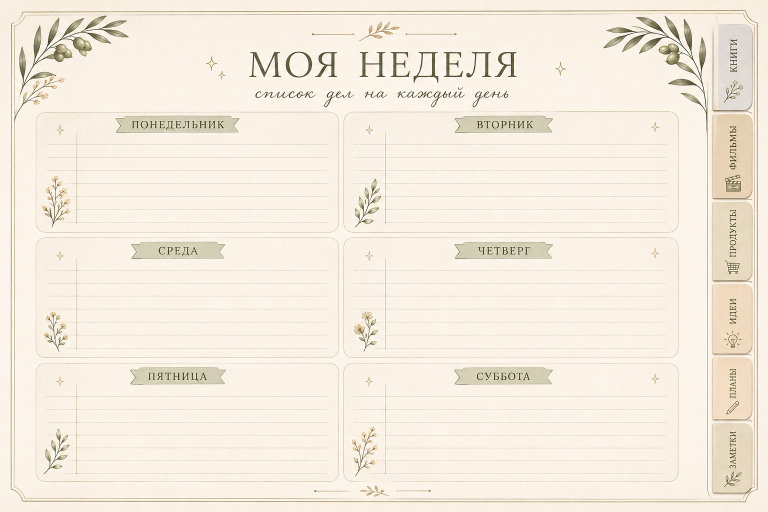
#> input picture reminders_landing.png, 1536 x 1024 px (shown at 1/2 size)
$ python extract_assets.py
#> lines starting #> are read from the running program, lines starting #| are printed output that depends on the picture
from pathlib import Path

from PIL import Image


ROOT = Path(__file__).resolve().parent.parent
SOURCE = ROOT / "reminders_landing.png"

CROPS = [
    (30, 28, 260, 245),
    (1200, 30, 1422, 225),
    (610, 38, 925, 98),
    (80, 345, 140, 456),
    (704, 350, 780, 460),
    (82, 615, 141, 709),
    (699, 613, 762, 711),
    (84, 847, 141, 956),
    (697, 847, 760, 958),
    (615, 960, 875, 1007),
    (1442, 155, 1491, 211),
    (1444, 342, 1490, 388),
    (1444, 503, 1490, 550),
    (1443, 638, 1491, 694),
    (1444, 782, 1491, 832),
    (1440, 913, 1493, 976),
]


def main() -> None:
    source = Image.open(SOURCE)
#> source is the input picture: PIL image 1536x1024 RGB; mean R, G, B 244.6, 236.1, 223.1
    for index, box in enumerate(CROPS, start=1):
        source.crop(box).save(ROOT / f"image_{index}.png", optimize=True)
#> this loop made 16 passes
#> pass 1, in main, `source.crop(box).save(ROOT / f"image_{index}.png", optimize=True)`:
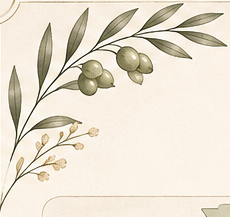
#> saved as image_1.png: PIL image 230x217 RGB; mean R, G, B 233.2, 224.9, 210
#> pass 2, in main, `source.crop(box).save(ROOT / f"image_{index}.png", optimize=True)`:
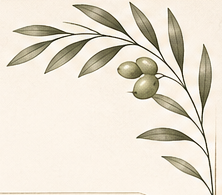
#> saved as image_2.png: PIL image 222x195 RGB; mean R, G, B 230.9, 223.2, 209


if __name__ == "__main__":
    main()

$ run again, with image_1.png copied over reminders_landing.png
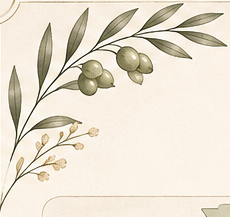
#> input picture image_1.png, 230 x 217 px
#> in main, source is the input picture: PIL image 230x217 RGB; mean R, G, B 233.2, 224.9, 210
#> the loop in main, `for index, box in enumerate(CROPS, start=1):` made 16 passes
#> pass 1, in main, `source.crop(box).save(ROOT / f"image_{index}.png", optimize=True)`:
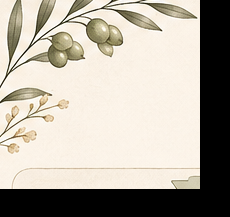
#> saved as image_1.png: PIL image 230x217 RGB; mean R, G, B 177.5, 171.3, 160.1
